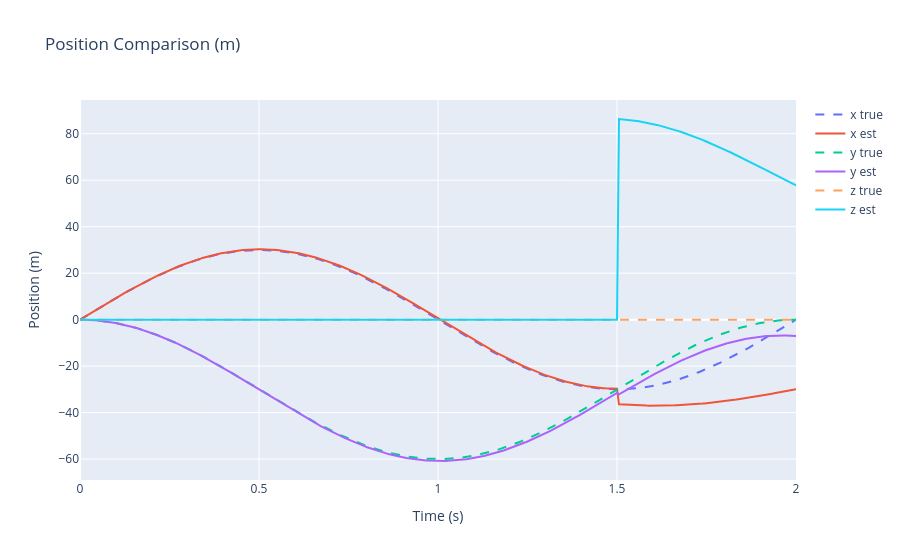

Notebook code cell kept with this figure:
### Markdown cell above
## Plot Position (m)

### Code cell
df_pos = pd.DataFrame({
    't': times,
    'x_true': pos_true[:, 0], 'y_true': pos_true[:, 1], 'z_true': pos_true[:, 2],
    'x_est':  pos_est[:, 0],  'y_est':  pos_est[:, 1],  'z_est':  pos_est[:, 2],
})

fig = go.Figure()
for comp in ['x','y','z']:
    fig.add_scatter(x=df_pos['t'], y=df_pos[f'{comp}_true'], name=f'{comp} true', line=dict(dash='dash'))
    fig.add_scatter(x=df_pos['t'], y=df_pos[f'{comp}_est'],  name=f'{comp} est')
fig.update_layout(title='Position Comparison (m)', xaxis_title='Time (s)', yaxis_title='Position (m)')
fig.show()

### Figure 1 — Plotly figure (JSON) as saved in the notebook; plotly's stock layout.template omitted (floating-point values rounded to 4 significant figures; data arrays with more than 128 entries replaced by an {"elided": "..."} marker saying what was removed)
{"data": [{"line": {"dash": "dash"}, "name": "x true", "type": "scatter", "x": {"elided": "361 float values"}, "y": {"elided": "361 float values"}}, {"name": "x est", "type": "scatter", "x": {"elided": "361 float values"}, "y": {"elided": "361 float values"}}, {"line": {"dash": "dash"}, "name": "y true", "type": "scatter", "x": {"elided": "361 float values"}, "y": {"elided": "361 float values"}}, {"name": "y est", "type": "scatter", "x": {"elided": "361 float values"}, "y": {"elided": "361 float values"}}, {"line": {"dash": "dash"}, "name": "z true", "type": "scatter", "x": {"elided": "361 float values"}, "y": {"elided": "361 int values"}}, {"name": "z est", "type": "scatter", "x": {"elided": "361 float values"}, "y": {"elided": "361 float values"}}], "layout": {"title": {"text": "Position Comparison (m)"}, "xaxis": {"title": {"text": "Time (s)"}}, "yaxis": {"title": {"text": "Position (m)"}}}}
